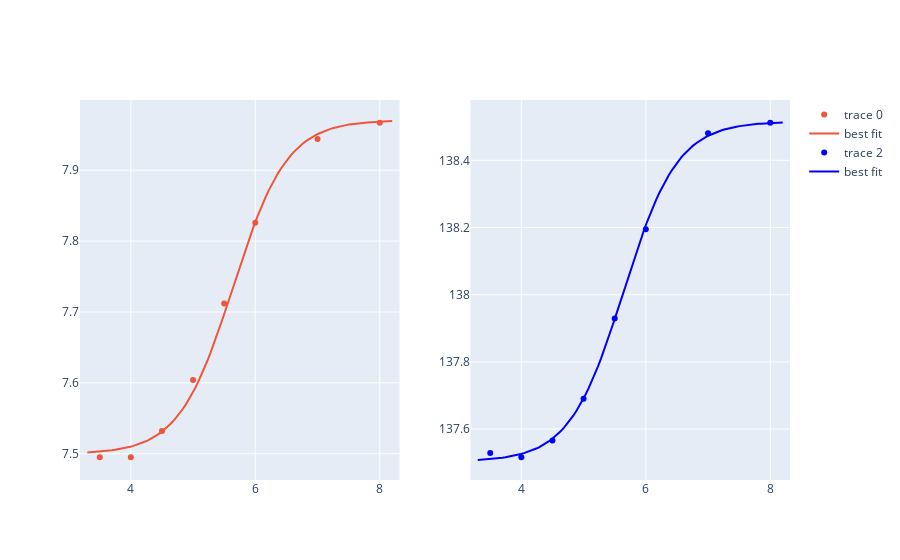

Write notebook code for a chart like this one.
### Markdown cell above
### 4.2. one residue, two nuclei, one pKa 
By default if you notify two nuclei, the script will perform a global fit for this residue in which the pKa value is the common parameter.

### Code cell
demo_2 = prot_analysis.pKA_fitting(
    pH_series_His.consolidated_data,
    [164],
    nuclei = ['H','C'],
    model = 1,
    # new_params={'pKa_1':{'ini':4.5,'lb':4,'ub':5},'pKa_2':{'ini':5.5,'lb':5,'ub':6}}
    )
demo_2.fit()
fig = demo_2.plot(res=164,fit=True)
fig.show()
